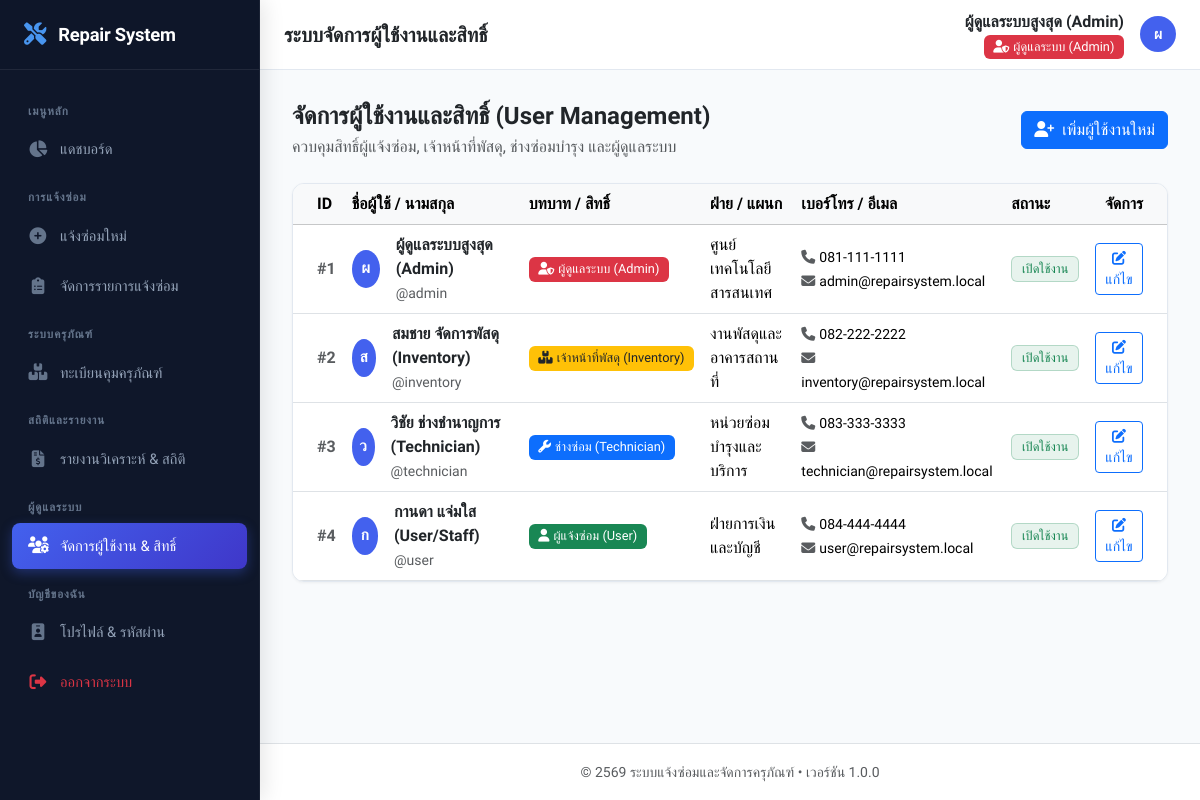
The page /modules/auth/users.php (signed in) on the database its author committed.
### tables this page shows
CREATE TABLE IF NOT EXISTS `users` (
    `id` INT AUTO_INCREMENT PRIMARY KEY,
    `username` VARCHAR(50) NOT NULL UNIQUE,
    `password` VARCHAR(255) NOT NULL,
    `fullname` VARCHAR(100) NOT NULL,
    `email` VARCHAR(100) DEFAULT NULL,
    `phone` VARCHAR(30) DEFAULT NULL,
    `role` ENUM('admin', 'technician', 'inventory', 'user') NOT NULL DEFAULT 'user',
    `department` VARCHAR(100) DEFAULT NULL,
    `avatar` VARCHAR(255) DEFAULT NULL,
    `status` ENUM('active', 'inactive') NOT NULL DEFAULT 'active',
    `created_at` DATETIME DEFAULT CURRENT_TIMESTAMP,
    `updated_at` DATETIME DEFAULT CURRENT_TIMESTAMP ON UPDATE CURRENT_TIMESTAMP
);

### modules/auth/users.php (the view, shortened to what this page needs)
<?php
require_once __DIR__ . '/../../config/db.php';
require_once __DIR__ . '/../../includes/auth_check.php';
$stmt = $pdo->query("SELECT * FROM users ORDER BY id ASC");
$users = $stmt->fetchAll();
require_once __DIR__ . '/../../includes/header.php';
require_once __DIR__ . '/../../includes/sidebar.php';
?>
<div class="main-content">
    <?php require_once __DIR__ . '/../../includes/navbar.php'; ?>
    <div class="content-body">
        <div class="d-flex flex-wrap align-items-center justify-content-between gap-3 mb-4">
            <div>
                <h4 class="fw-bold mb-1 text-dark">จัดการผู้ใช้งานและสิทธิ์ (User Management)</h4>
                <p class="text-muted mb-0">ควบคุมสิทธิ์ผู้แจ้งซ่อม, เจ้าหน้าที่พัสดุ, ช่างซ่อมบำรุง และผู้ดูแลระบบ</p>
            </div>
            <button type="button" class="btn btn-primary" data-bs-toggle="modal" data-bs-target="#addUserModal">
                <i class="fas fa-user-plus me-1"></i> เพิ่มผู้ใช้งานใหม่
            </button>
        </div>
        <div class="card-modern">
            <div class="table-responsive">
                <table class="table table-hover align-middle mb-0">
                    <thead class="table-light">
                        <tr>
                            <th class="ps-4">ID</th>
                            <th>ชื่อผู้ใช้ / นามสกุล</th>
                            <th>บทบาท / สิทธิ์</th>
                            <th>ฝ่าย / แผนก</th>
                            <th>เบอร์โทร / อีเมล</th>
                            <th>สถานะ</th>
                            <th class="text-end pe-4">จัดการ</th>
                        </tr>
                    </thead>
                    <tbody>
                        <?php foreach ($users as $u): ?>
                        <tr>
                            <td class="ps-4 fw-semibold text-muted">#<?= $u['id'] ?></td>
                            <td>
                                <div class="d-flex align-items-center gap-3">
                                    <div class="user-avatar-circle" style="width: 38px; height: 38px; font-size: 0.95rem;">
                                        <?= mb_substr($u['fullname'], 0, 1, 'UTF-8') ?>
                                    </div>
                                    <div>
                                        <div class="fw-semibold text-dark"><?= htmlspecialchars($u['fullname']) ?></div>
                                        <small class="text-muted">@<?= htmlspecialchars($u['username']) ?></small>
                                    </div>
                                </div>
                            </td>
                            <td><?= role_badge($u['role']) ?></td>
                            <td><?= htmlspecialchars($u['department'] ?? '-') ?></td>
                            <td>
                                <div><small><i class="fas fa-phone text-muted me-1"></i><?= htmlspecialchars($u['phone'] ?? '-') ?></small></div>
                                <div><small><i class="fas fa-envelope text-muted me-1"></i><?= htmlspecialchars($u['email'] ?? '-') ?></small></div>
                            </td>
                            <td>
                                <?php if ($u['status'] === 'active'): ?>
                                    <span class="badge bg-success bg-opacity-10 text-success border border-success border-opacity-25">เปิดใช้งาน</span>
                                <?php else: ?>
                                    <span class="badge bg-danger bg-opacity-10 text-danger border border-danger border-opacity-25">ระงับการใช้งาน</span>
                                <?php endif; ?>
                            </td>
                            <td class="text-end pe-4">
                                <button type="button" class="btn btn-sm btn-outline-primary" data-bs-toggle="modal" data-bs-target="#editUserModal<?= $u['id'] ?>">
                                    <i class="fas fa-edit"></i> แก้ไข
                                </button>
                            </td>
                        </tr>
                        <?php endforeach; ?>
                    </tbody>
                </table>
            </div>
        </div>
<?php require_once __DIR__ . '/../../includes/footer.php'; ?>

### config/db.php (shortened to what this page needs)
<?php
function role_badge($role) {
    switch ($role) {
        case 'admin':
            return '<span class="badge bg-danger"><i class="fas fa-user-shield me-1"></i>ผู้ดูแลระบบ (Admin)</span>';
        case 'technician':
            return '<span class="badge bg-primary"><i class="fas fa-wrench me-1"></i>ช่างซ่อม (Technician)</span>';
        case 'inventory':
            return '<span class="badge bg-warning text-dark"><i class="fas fa-boxes me-1"></i>เจ้าหน้าที่พัสดุ (Inventory)</span>';
        case 'user':
            return '<span class="badge bg-success"><i class="fas fa-user me-1"></i>ผู้แจ้งซ่อม (User)</span>';
    }
}

### assets/css/style.css (style rules this page uses)
:root { --primary: #4361ee; --primary-light: #4895ef; --primary-dark: #3f37c9; --secondary: #64748b; --success: #10b981; --warning: #f59e0b; --danger: #ef4444; --info: #06b6d4; --bg-body: #f8fafc; --bg-card: #ffffff; --text-main: #1e293b; --text-muted: #64748b; --border-color: #e2e8f0; --sidebar-width: 260px; --header-height: 70px; --radius-sm: 8px; --radius-md: 12px; --radius-lg: 16px; --shadow-sm: 0 1px 3px rgba(0,0,0,0.05); --shadow-md: 0 4px 12px rgba(0,0,0,0.05); --shadow-lg: 0 10px 25px rgba(0,0,0,0.08); }
* { box-sizing: border-box; margin: 0; padding: 0; }
body { font-family: 'Prompt', 'Plus Jakarta Sans', -apple-system, BlinkMacSystemFont, "Segoe UI", Roboto, sans-serif; background-color: var(--bg-body); color: var(--text-main); min-height: 100vh; display: flex; flex-direction: column; }
.main-content { flex: 1; display: flex; flex-direction: column; min-width: 0; margin-left: var(--sidebar-width); transition: margin-left 0.3s ease; }
.user-avatar-circle { width: 36px; height: 36px; border-radius: 50%; background: var(--primary); color: #ffffff; display: flex; align-items: center; justify-content: center; font-weight: 600; font-size: 0.9rem; }
.content-body { padding: 2rem; flex: 1; }
.card-modern { background: var(--bg-card); border: 1px solid var(--border-color); border-radius: var(--radius-md); box-shadow: var(--shadow-sm); transition: transform 0.2s ease, box-shadow 0.2s ease; overflow: hidden; }
.badge { padding: 0.45em 0.75em; font-weight: 500; font-size: 0.8rem; border-radius: 6px; }

### rows shown on the page
users: id "1", fullname "ผ", fullname "ผู้ดูแลระบบสูงสุด (Admin)", username "admin", role "admin" (drawn), department "ศูนย์เทคโนโลยีสารสนเทศ", phone "081-111-1111", email "admin@repairsystem.local", status "เปิดใช้งาน"
users: id "2", fullname "ส", fullname "สมชาย จัดการพัสดุ (Inventory)", username "inventory", role "inventory" (drawn), department "งานพัสดุและอาคารสถานที่", phone "082-222-2222", email "inventory@repairsystem.local", status "เปิดใช้งาน"
users: id "3", fullname "ว", fullname "วิชัย ช่างชำนาญการ (Technician)", username "technician", role "technician" (drawn), department "หน่วยซ่อมบำรุงและบริการ", phone "083-333-3333", email "technician@repairsystem.local", status "เปิดใช้งาน"
users: id "4", fullname "ก", fullname "กานดา แจ่มใส (User/Staff)", username "user", role "user" (drawn), department "ฝ่ายการเงินและบัญชี", phone "084-444-4444", email "user@repairsystem.local", status "เปิดใช้งาน"

### other values the page prints
$page_title "ระบบจัดการผู้ใช้งานและสิทธิ์"
$user_name "ผู้ดูแลระบบสูงสุด (Admin)"
mb_substr($user_name, 0, 1, 'UTF-8') "ผ"
SITE_NAME "ระบบแจ้งซ่อมและจัดการครุภัณฑ์"
SITE_VERSION "1.0.0"
